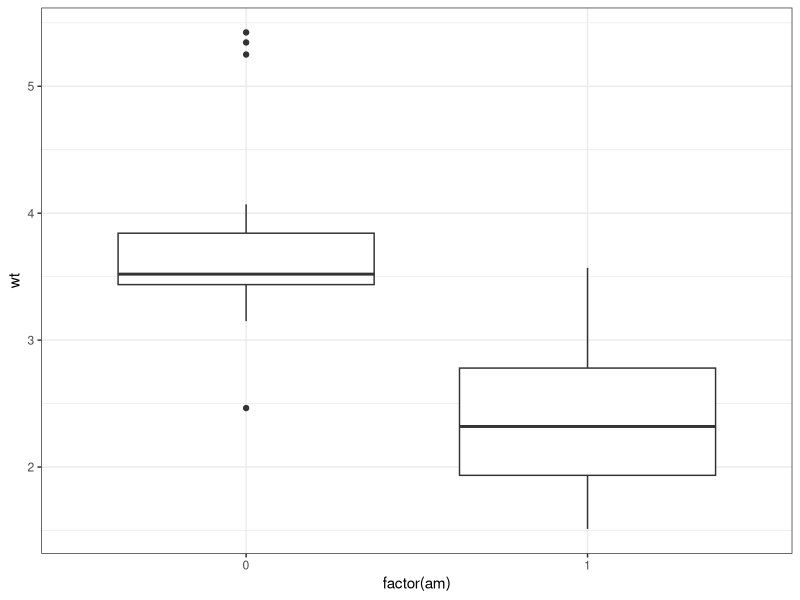
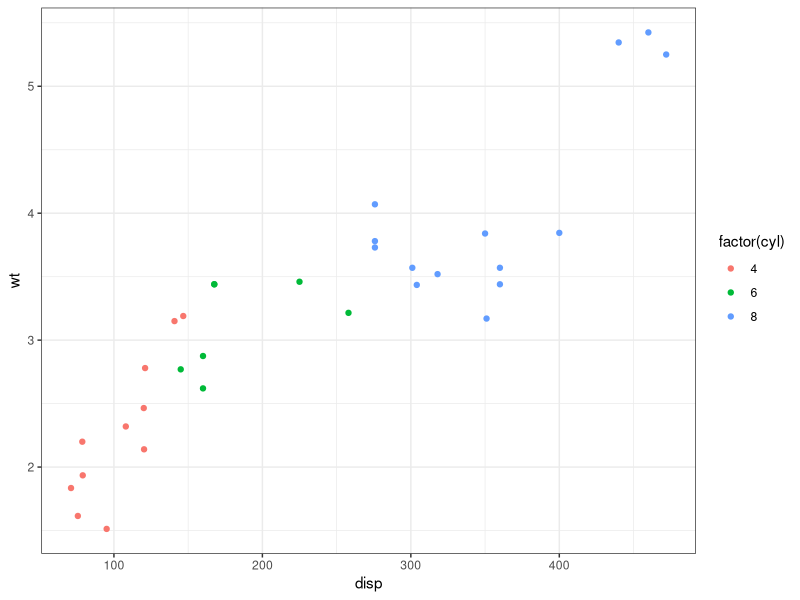
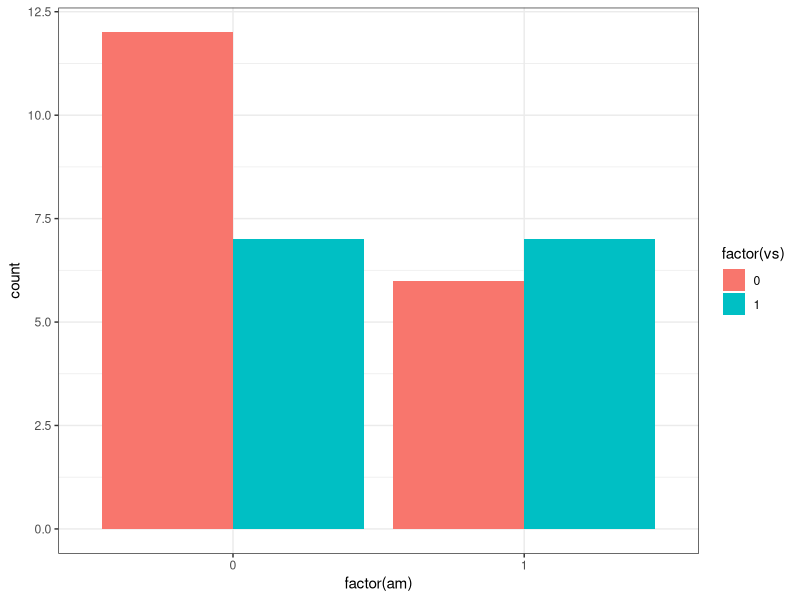
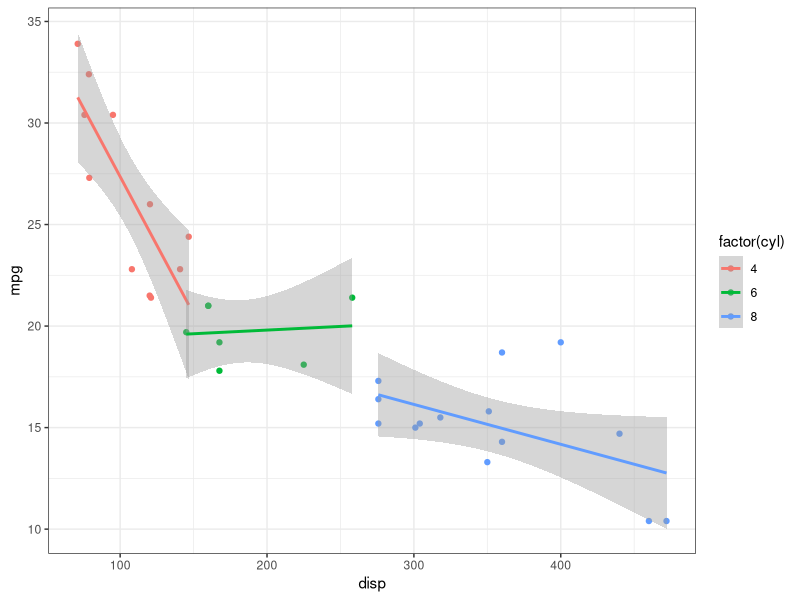
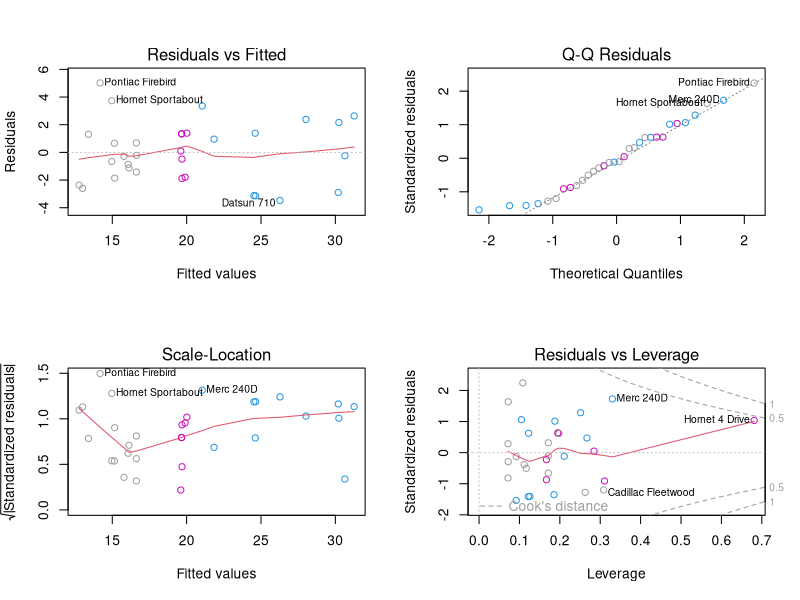
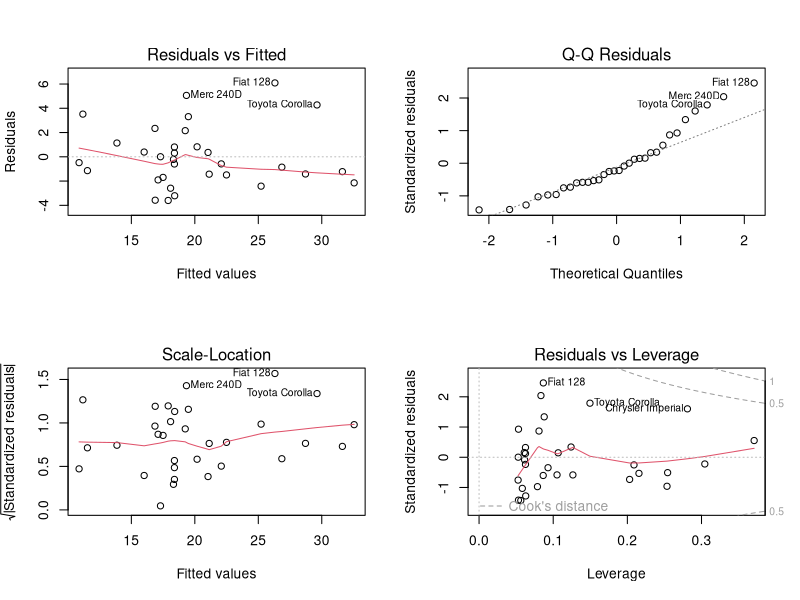

R code for these plots, in order:
## ---- chunk 1
#| include: false
set.seed(2112)
## ---- chunk 2
library(ggplot2)
theme_set(theme_bw())
## ---- chunk 3
# Continuous versus categorical
ggplot(mtcars) +
    aes(x = factor(am), y = wt) +
    geom_boxplot()
## ---- chunk 4
# Continuous vs. continuous
ggplot(mtcars) +
    aes(x = disp, y = wt, colour = factor(cyl)) +
    geom_point()
## ---- chunk 5
# categorical variables
ggplot(mtcars) + 
    aes(x = factor(am), fill = factor(vs)) +
    geom_bar(position = "dodge")
## ---- chunk 6
ggplot(mtcars) +
    aes(y = mpg, x = disp, colour = factor(cyl)) +
    geom_point() +
    geom_smooth(method = "lm", se = TRUE, formula = y ~ x)
## ---- chunk 7
dispmodel <- lm(mpg ~ disp * factor(cyl), data = mtcars)

par(mfrow = c(2,2))
plot(dispmodel, col = mtcars$cyl)
## ---- chunk 8
wtmodel <- lm(mpg ~ wt * am, data = mtcars)

par(mfrow = c(2,2))
plot(wtmodel)
## ---- chunk 9
summary(dispmodel)
## ---- chunk 10
summary(wtmodel)
## ---- chunk 11
anova(dispmodel, wtmodel)
## ---- chunk 12
# MSE values
summary(dispmodel)$sigma
summary(wtmodel)$sigma
## ---- chunk 13
summary(update(dispmodel, ~ . + hp)) 
